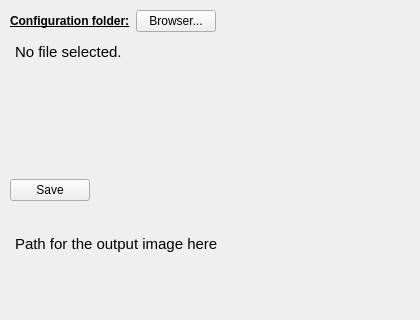
      <widget class="QWidget" name="tab_20">
       <attribute name="title">
        <string>Save</string>
       </attribute>
       <widget class="QWidget" name="layoutWidget_10">
        <property name="geometry">
         <rect>
          <x>10</x>
          <y>10</y>
          <width>401</width>
          <height>191</height>
         </rect>
        </property>
        <layout class="QGridLayout" name="gridLayout_12">
         <item row="3" column="0">
          <widget class="QPushButton" name="save_normalize_matrix_pushButton">
           <property name="text">
            <string>Save</string>
           </property>
          </widget>
         </item>
         <item row="2" column="0" colspan="2">
          <widget class="QTextEdit" name="path_normalize_matrix_textEdit">
           <property name="styleSheet">
            <string notr="true">QTextEdit {
	background-color : transparent
}</string>
           </property>
           <property name="readOnly">
            <bool>true</bool>
           </property>
           <property name="html">
            <string>&lt;!DOCTYPE HTML PUBLIC &quot;-//W3C//DTD HTML 4.0//EN&quot; &quot;http://www.w3.org/TR/REC-html40/strict.dtd&quot;&gt;
&lt;html&gt;&lt;head&gt;&lt;meta name=&quot;qrichtext&quot; content=&quot;1&quot; /&gt;&lt;style type=&quot;text/css&quot;&gt;
p, li { white-space: pre-wrap; }
&lt;/style&gt;&lt;/head&gt;&lt;body style=&quot; font-family:'Ubuntu'; font-size:11pt; font-weight:400; font-style:normal;&quot;&gt;
&lt;p style=&quot; margin-top:0px; margin-bottom:0px; margin-left:0px; margin-right:0px; -qt-block-indent:0; text-indent:0px;&quot;&gt;No file selected.&lt;/p&gt;&lt;/body&gt;&lt;/html&gt;</string>
           </property>
          </widget>
         </item>
         <item row="1" column="0" colspan="2">
          <layout class="QHBoxLayout" name="horizontalLayout_39">
           <item>
            <widget class="QLabel" name="label_63">
             <property name="font">
              <font>
               <weight>75</weight>
               <bold>true</bold>
               <underline>true</underline>
              </font>
             </property>
             <property name="text">
              <string>Configuration folder:</string>
             </property>
            </widget>
           </item>
           <item>
            <widget class="QPushButton" name="normalize_matrix_pushButton">
             <property name="text">
              <string>Browser...</string>
             </property>
            </widget>
           </item>
           <item>
            <spacer name="horizontalSpacer_52">
             <property name="orientation">
              <enum>Qt::Horizontal</enum>
             </property>
             <property name="sizeHint" stdset="0">
              <size>
               <width>40</width>
               <height>20</height>
              </size>
             </property>
            </spacer>
           </item>
          </layout>
         </item>
         <item row="3" column="1">
          <spacer name="horizontalSpacer_53">
           <property name="orientation">
            <enum>Qt::Horizontal</enum>
           </property>
           <property name="sizeHint" stdset="0">
            <size>
             <width>40</width>
             <height>20</height>
            </size>
           </property>
          </spacer>
         </item>
        </layout>
       </widget>
       <widget class="QTextEdit" name="save_normalize_matrix_textEdit">
        <property name="geometry">
         <rect>
          <x>10</x>
          <y>230</y>
          <width>401</width>
          <height>81</height>
         </rect>
        </property>
        <property name="styleSheet">
         <string notr="true">QTextEdit {
	background-color : transparent
}</string>
        </property>
        <property name="readOnly">
         <bool>true</bool>
        </property>
        <property name="html">
         <string>&lt;!DOCTYPE HTML PUBLIC &quot;-//W3C//DTD HTML 4.0//EN&quot; &quot;http://www.w3.org/TR/REC-html40/strict.dtd&quot;&gt;
&lt;html&gt;&lt;head&gt;&lt;meta name=&quot;qrichtext&quot; content=&quot;1&quot; /&gt;&lt;style type=&quot;text/css&quot;&gt;
p, li { white-space: pre-wrap; }
&lt;/style&gt;&lt;/head&gt;&lt;body style=&quot; font-family:'Ubuntu'; font-size:11pt; font-weight:400; font-style:normal;&quot;&gt;
&lt;p style=&quot; margin-top:0px; margin-bottom:0px; margin-left:0px; margin-right:0px; -qt-block-indent:0; text-indent:0px;&quot;&gt;Path for the output image here&lt;/p&gt;
&lt;p style=&quot;-qt-paragraph-type:empty; margin-top:0px; margin-bottom:0px; margin-left:0px; margin-right:0px; -qt-block-indent:0; text-indent:0px;&quot;&gt;&lt;br /&gt;&lt;/p&gt;&lt;/body&gt;&lt;/html&gt;</string>
        </property>
       </widget>
      </widget>
